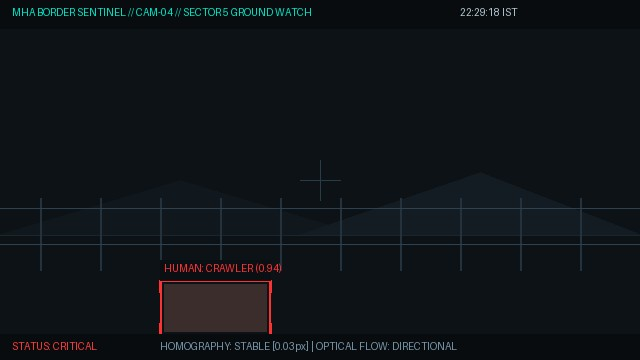
#> input picture backend/snapshots/sample_crawler_04.jpg, 640 x 360 px
$ python -i pipeline.py   (imports and definitions only)   (older library calls are emulated)
#> lines starting #> are read from the running program, lines starting #| are printed output that depends on the picture
#> in process_video, prev_frame is the input picture: shape (360, 640, 3); mean B, G, R 24.2, 20.1, 15.4
### tripwire_engine.py
"""
tripwire_engine.py
Feature 2: Virtual Tripwire & Geofenced Security Zone Engine for Border Sentinel AI.

Provides:
1. Calibrated Virtual Tripwire line definition (TW-01 North Ridge).
2. Target ground-contact point calculation & signed perimeter penetration distance.
3. Multi-zone spatial classification (Red Zone Alpha, Amber Buffer, Green Safe Zone).
4. Explainable XAI breakdown generation for border security personnel.
5. Tactical HUD rendering of the laser tripwire with dynamic breach states.
"""

from dataclasses import dataclass
import cv2
import numpy as np


@dataclass
class ZoneVerdict:
    zone_name: str
    threat_level: str
    is_breach: bool
    penetration_depth_m: float
    approach_margin_m: float
    xai_explanation: str


class LowLightEnhancer:
    """
    Conditionally enhances visibility in dark surveillance frames using
    adaptive gamma correction and CLAHE in LAB space.
    Employs Schmitt-trigger hysteresis to eliminate on/off flickering in transition zones.
    """
    # [33 lines left out: functions __init__, process, not called in this run]


class ThermalNormalizer:
    """
    Feature 2: Thermal Input Support for Border Sentinel AI.
    Normalizes single-channel thermal / Long-Wave Infrared (LWIR) surveillance frames
    into standard pipeline representations.

    Capabilities:
    1. Input format normalization: Accepts single-channel 8-bit (0-255), 16-bit radiometric
       data, or 3-channel grayscale BGR arrays.
    2. Dynamic Range Expansion: Applies contrast-limited adaptive histogram equalization
       tuned specifically for thermal gradients (separating 37°C body/engine heat signatures
       from ambient background terrain).
    3. Output generation:
       - processed_gray: Standard single-channel uint8 array for downstream align_frames()
         and compute_change_mask().
       - display_bgr: Radiometric thermal pseudo-coloring (Inferno/Ironbow palette) for C2
         operator visualization and live streaming, with thermal telemetry badge.

    Honesty / Prototype Note:
    Designed for simulated and FLIR sample thermal imagery. Does not claim direct
    radiometric calibration with live proprietary thermal camera hardware.
    """
    def __init__(self, colormap: int = cv2.COLORMAP_INFERNO, clip_limit: float = 3.2):
        self.colormap = colormap
        self.clahe = cv2.createCLAHE(clipLimit=clip_limit, tileGridSize=(8, 8))

    # [46 lines left out: functions process, is_thermal_frame, not called in this run]


class VirtualTripwire:
    """
    Evaluates target intrusions across a defined border virtual tripwire.
    Uses normalized coordinates (0.0 - 1.0) so it automatically scales
    across any video resolution (720p, 1080p, 4K).
    """

    def __init__(
        self,
        name: str = "TW-01",
        p1_norm: tuple[float, float] = (0.05, 0.62),
        p2_norm: tuple[float, float] = (0.95, 0.54),
        buffer_margin_px: float = 45.0,
        px_per_meter: float = 22.0,
    ):
        self.name = name
        self.p1_norm = p1_norm
        self.p2_norm = p2_norm
        self.buffer_margin_px = buffer_margin_px
        self.px_per_meter = px_per_meter

    # [110 lines left out: functions get_pixel_endpoints, evaluate_target, draw_hud_tripwire, not called in this run]

### pipeline.py
"""
pipeline.py
Enhanced Border Sentinel CV Pipeline:
  1. Camera jitter compensation using Affine Partial 2D / Homography.
  2. Gaussian-filtered change detection with edge-border margin masking.
  3. Spatial intersection check between YOLO bounding boxes and change contours.
  4. Multi-heuristic explainable classifier (solidity, fragmentation, compactness, aspect ratio).
  5. Detailed metric telemetry per region to enable real-data threshold tuning.
"""

import argparse
from collections import deque
from datetime import datetime
import os

import cv2
import numpy as np

from tripwire_engine import ThermalNormalizer, VirtualTripwire

try:
    from ultralytics import YOLO
    MODEL = YOLO("yolov8n.pt")
except (ImportError, Exception) as e:
    MODEL = None
    print(f"[INFO] Running in heuristic-only mode (YOLO unavailable: {e})")

WEAPON_MODEL = None
WEAPON_MODEL_PATHS = [
    "yolov8s-weapon-finetuned.pt",
    os.path.join("weights", "yolov8s-weapon-finetuned.pt"),
    os.path.join(os.getcwd(), "yolov8s-weapon-finetuned.pt"),
]
# [11 lines not run here, left out]

# Allowed classes for surveillance alerts (COCO: 0=person, 2=car, 3=motorcycle, 5=bus, 7=truck)
TARGET_CLASSES = {0: "person", 2: "car", 3: "motorcycle", 5: "bus", 7: "truck"}

ORB = cv2.ORB_create(500)
BF_MATCHER = cv2.BFMatcher(cv2.NORM_HAMMING, crossCheck=True)
CLAHE = cv2.createCLAHE(clipLimit=2.2, tileGridSize=(8, 8))


import time

_BACKEND_ONLINE = None
_LAST_BACKEND_CHECK = 0.0


# [81 lines left out: functions is_backend_online, send_alert_to_api, detect_weapon_objects, send_weapon_alert_to_api, send_frame_to_stream, not called in this run]


class LowLightEnhancer:
    """
    Conditionally enhances visibility in dark surveillance frames using
    adaptive gamma correction and CLAHE in LAB space.
    Employs Schmitt-trigger hysteresis to eliminate on/off flickering in transition zones.
    """
    def __init__(self, low_thresh: float = 50.0, high_thresh: float = 65.0, clip_limit: float = 2.2, gamma: float = 1.35):
        self.low_thresh = low_thresh
        self.high_thresh = high_thresh
        self.clip_limit = clip_limit
        self.gamma = gamma
        self.is_active = False
        self.clahe = cv2.createCLAHE(clipLimit=clip_limit, tileGridSize=(8, 8))

        # Precompute gamma lookup table for zero-overhead performance
        inv_gamma = 1.0 / gamma
        self.gamma_lut = np.array([((i / 255.0) ** inv_gamma) * 255 for i in range(256)]).astype(np.uint8)

    def process(self, frame_bgr: np.ndarray) -> tuple[np.ndarray, np.ndarray, bool, float]:
        """
        Returns:
            enhanced_bgr: Enhanced BGR frame (or original if daylight)
            enhanced_gray: Enhanced grayscale frame for alignment/change detection
            is_active: Boolean indicating whether low-light mode is active
            mean_lum: Raw measured mean luminance of incoming frame (0-255)
        """
        gray = cv2.cvtColor(frame_bgr, cv2.COLOR_BGR2GRAY)
        mean_lum = float(np.mean(gray))
#> mean_lum = 19.21

        # Hysteresis state machine (Schmitt trigger)
        if self.is_active:
            # Active state: only disengage if scene brightness rises firmly above high_thresh
            if mean_lum > self.high_thresh:
                self.is_active = False
        else:
            # Inactive state: only engage if scene brightness drops firmly below low_thresh
            if mean_lum < self.low_thresh:
                self.is_active = True

        if not self.is_active:
            return frame_bgr, gray, False, mean_lum

        # Step 1: Gamma expansion to lift deep shadows without blowing highlights
        gamma_bgr = cv2.LUT(frame_bgr, self.gamma_lut)
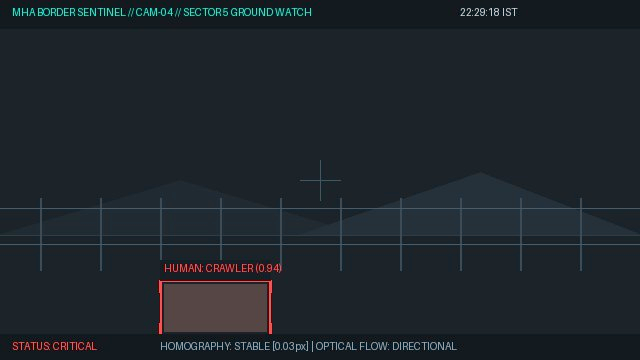
#> gamma_bgr: shape (360, 640, 3); mean B, G, R 43.3, 37.4, 30.4

        # Step 2: CLAHE on L-channel in CIELAB color space (preserves chromatic balance)
        lab = cv2.cvtColor(gamma_bgr, cv2.COLOR_BGR2LAB)
#> lab: shape (360, 640, 3); mean of channels 0, 1, 2 36.8, 127, 123.1
        l_channel, a_channel, b_channel = cv2.split(lab)
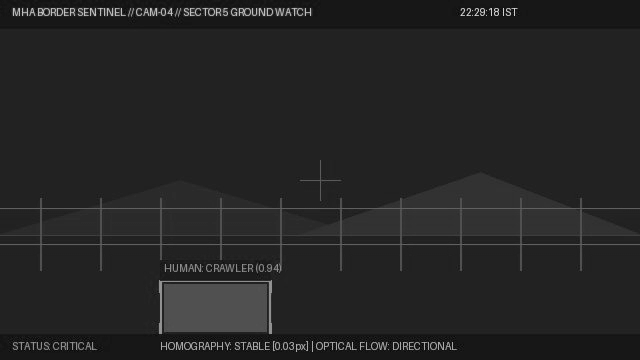
#> l_channel: shape (360, 640); min 0, max 216, mean 36.8
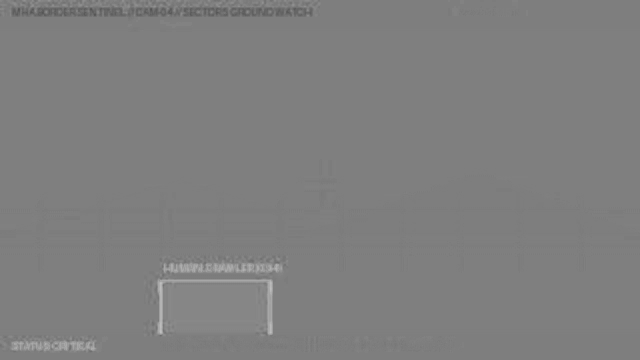
#> a_channel: shape (360, 640); min 84, max 192, mean 127
        enhanced_l = self.clahe.apply(l_channel)
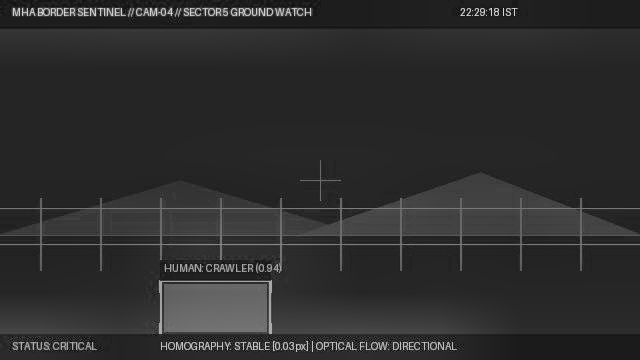
#> enhanced_l: shape (360, 640); min 1, max 222, mean 45.5
        enhanced_lab = cv2.merge((enhanced_l, a_channel, b_channel))
#> enhanced_lab: shape (360, 640, 3); mean of channels 0, 1, 2 45.5, 127, 123.1
        enhanced_bgr = cv2.cvtColor(enhanced_lab, cv2.COLOR_LAB2BGR)
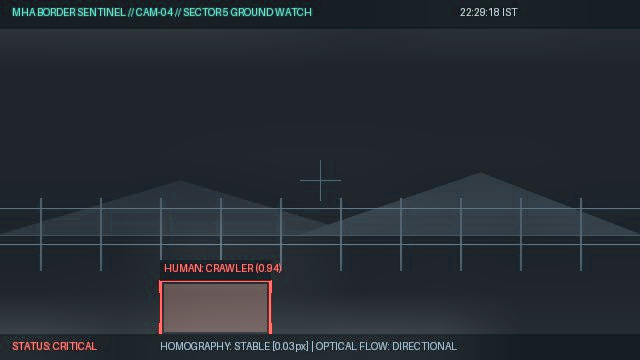
#> enhanced_bgr: shape (360, 640, 3); mean B, G, R 50.8, 44.7, 38.2
        enhanced_gray = cv2.cvtColor(enhanced_bgr, cv2.COLOR_BGR2GRAY)

        return enhanced_bgr, enhanced_gray, True, mean_lum


def align_frames(prev_gray, curr_gray):
    """Align curr to prev using Partial Affine (rotation + translation)
    to handle camera jitter without projective shear distortion."""
    kp1, des1 = ORB.detectAndCompute(prev_gray, None)
    kp2, des2 = ORB.detectAndCompute(curr_gray, None)

    if des1 is None or des2 is None or len(kp1) < 10 or len(kp2) < 10:
        return curr_gray

    matches = BF_MATCHER.match(des1, des2)
    matches = sorted(matches, key=lambda m: m.distance)[:80]

    if len(matches) < 8:
        return curr_gray

    src_pts = np.float32([kp1[m.queryIdx].pt for m in matches]).reshape(-1, 1, 2)
    dst_pts = np.float32([kp2[m.trainIdx].pt for m in matches]).reshape(-1, 1, 2)

    # Partial Affine is much less prone to crazy warping than 8-DOF homography
    M, inliers = cv2.estimateAffinePartial2D(dst_pts, src_pts, method=cv2.RANSAC, ransacReprojThreshold=4.0)
    if M is None:
        return curr_gray

    h, w = prev_gray.shape
    aligned = cv2.warpAffine(curr_gray, M, (w, h), borderMode=cv2.BORDER_REPLICATE)
    return aligned


def _preprocess_input_frame(frame, input_mode, enhancer, thermal_normalizer):
    """Return display BGR, processing grayscale, low-light state, and luminance."""
    if not isinstance(frame, np.ndarray) or frame.size == 0:
        raise ValueError("Input frame must be a non-empty NumPy array.")

    if input_mode == "THERMAL":
        display_bgr, processed_gray = thermal_normalizer.process(frame)
        return display_bgr, processed_gray, False, float(np.mean(processed_gray))

    if input_mode != "RGB":
        raise ValueError("input_mode must be 'RGB' or 'THERMAL'.")
    if frame.ndim != 3 or frame.shape[2] != 3 or frame.dtype != np.uint8:
        raise ValueError("RGB input must be an 8-bit, three-channel BGR frame.")

    return enhancer.process(frame)


def compute_change_mask(prev_gray, aligned_curr_gray, thresh=28, blur_ksize=5, border_margin=18, min_area=600, min_dim=30):
    """Gaussian blur + frame differencing with border exclusion to avoid warping artifacts."""
    prev_blurred = cv2.GaussianBlur(prev_gray, (blur_ksize, blur_ksize), 0)
    curr_blurred = cv2.GaussianBlur(aligned_curr_gray, (blur_ksize, blur_ksize), 0)

    diff = cv2.absdiff(prev_blurred, curr_blurred)
    _, mask = cv2.threshold(diff, thresh, 255, cv2.THRESH_BINARY)
    mask = cv2.morphologyEx(mask, cv2.MORPH_OPEN, np.ones((3, 3), np.uint8))

    # Mask out border edges to avoid false positives from warp boundaries
    h, w = mask.shape
    mask[:border_margin, :] = 0
    mask[-border_margin:, :] = 0
    mask[:, :border_margin] = 0
    mask[:, -border_margin:] = 0

    raw_contours, _ = cv2.findContours(mask, cv2.RETR_EXTERNAL, cv2.CHAIN_APPROX_SIMPLE)
    raw_contours = [c for c in raw_contours if cv2.contourArea(c) > 20]

    merged_mask = cv2.dilate(mask, np.ones((7, 7), np.uint8), iterations=2)
    merged_contours, _ = cv2.findContours(merged_mask, cv2.RETR_EXTERNAL, cv2.CHAIN_APPROX_SIMPLE)

    # Filter using adaptive min_area and min_dim
    merged_contours = [
        c for c in merged_contours
        if cv2.contourArea(c) >= min_area and max(cv2.boundingRect(c)[2], cv2.boundingRect(c)[3]) >= min_dim
    ]

    return merged_mask, merged_contours, raw_contours


# [33 lines left out: functions count_fragments_inside, check_bbox_overlap, not called in this run]


class SceneTracker:
    """
    Tracks detected motion regions across temporal frames to distinguish:
      - Stationary parked cars / surface reflections (zero displacement over multiple frames).
      - Moving pedestrians (compact moving targets with active spatial displacement).
      - Moving vehicles and sweeping headlight beams (large scale + active displacement).
    """
    def __init__(self, max_dist=40):
        self.tracks = {}
        self.next_id = 0
        self.max_dist = max_dist

    # [128 lines left out: functions update, classify_track, not called in this run]


def process_video(path, show_live=True, input_mode="RGB"):
    """
    Process video stream or file frame-by-frame with telemetry logging
    and real-time on-screen visual detection overlay.
    """
    input_mode = input_mode.upper() if isinstance(input_mode, str) else input_mode
    if input_mode not in ("RGB", "THERMAL"):
        raise ValueError("input_mode must be 'RGB' or 'THERMAL'.")

    cap = cv2.VideoCapture(path)
    if not cap.isOpened():
        cap.release()
        print(f"Could not open or read video at '{path}'.")
        return []

    ret, prev_frame = cap.read()
    if not ret:
        cap.release()
        print(f"Could not open or read video at '{path}'.")
        return []

    fps = cap.get(cv2.CAP_PROP_FPS)
    fps = fps if fps > 0 else 30.0
    delay_ms = max(1, int(1000 / fps))

    # Normalize temporal stride across camera frame rates (~80-100ms window)
    stride = max(1, round(fps / 12.0))

    # Sample initial lighting level and initialize LowLightEnhancer with hysteresis
    enhancer = LowLightEnhancer(low_thresh=50.0, high_thresh=65.0, clip_limit=2.2, gamma=1.35)
    thermal_normalizer = ThermalNormalizer()
    tripwire = VirtualTripwire(name="TW-01", p1_norm=(0.05, 0.62), p2_norm=(0.95, 0.54))
    init_bgr, init_gray, is_low_light, mean_lum = _preprocess_input_frame(
        prev_frame, input_mode, enhancer, thermal_normalizer
    )
#> is_low_light = True; mean_lum = 19.21
    is_high_altitude = is_low_light or (fps > 45.0)
#> is_high_altitude = True

    # Adaptive CV parameters
    thresh = 18 if is_low_light else 28
#> thresh = 18
    min_area = 220 if is_high_altitude else 600
#> min_area = 220
    min_dim = 16 if is_high_altitude else 30
#> min_dim = 16

    print(f"Processing video: {path}")
    print(f"Input mode: {input_mode}")
    print(f"FPS: {fps:.1f} | Dynamic Stride: {stride} frames (~{stride/fps*1000:.1f}ms window)")
    if input_mode == "THERMAL":
        print("Architecture-level thermal-input support; sample imagery only, not live-camera validation.")
    if is_low_light:
        print(f"[NIGHT VISION ENGAGED] Low-light scene detected (Mean Lum: {mean_lum:.1f}/255). Hysteresis + CLAHE active.")
#| [NIGHT VISION ENGAGED] Low-light scene detected (Mean Lum: 19.2/255). Hysteresis + CLAHE active.
    if is_high_altitude:
        print(f"[HIGH-ALTITUDE PERSPECTIVE MODE] Scaled for distant targets & high elevations (e.g. 12th floor).")
    print("Controls: Press [SPACE] to pause/resume, [Q] to exit live view.")
    print("=" * 70)

    tracker = SceneTracker()
    frame_buffer = deque(maxlen=stride + 1)
    frame_idx = 0
    alerts = []

    while True:
        ret, curr_frame = cap.read()
        if not ret:
            break
        frame_idx += 1

        # Normalize at the input boundary; downstream algorithms remain shared.
        enhanced_bgr, processed_gray, is_low_light, mean_lum = _preprocess_input_frame(
            curr_frame, input_mode, enhancer, thermal_normalizer
        )
        is_high_altitude = is_low_light or (fps > 45.0)
        thresh = 18 if is_low_light else 28
        min_area = 220 if is_high_altitude else 600
        min_dim = 16 if is_high_altitude else 30

        frame_buffer.append(processed_gray)
        if len(frame_buffer) <= stride:
            continue

        ref_gray = frame_buffer[0]

        # 1. Align current frame to the reference frame
        aligned = align_frames(ref_gray, processed_gray)

        # 2. Extract change mask and contours with adaptive parameters
        mask, contours, raw_contours = compute_change_mask(
            ref_gray, aligned, thresh=thresh, min_area=min_area, min_dim=min_dim
        )

        # 3. Object detection on the current frame (enhanced in dark scenes)
        yolo_detections = []
#> (the run stopped early here; a loop or call above may not have finished)

$ run again, on backend/snapshots/sample_foliage_03.jpg
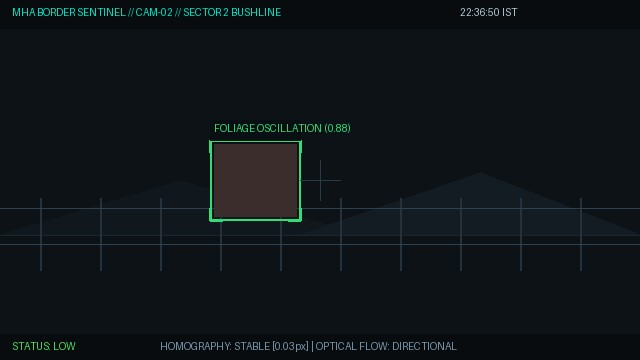
#> input picture backend/snapshots/sample_foliage_03.jpg, 640 x 360 px
#> in process_video, prev_frame is the input picture: shape (360, 640, 3); mean B, G, R 24.5, 21, 15
#> in process, `mean_lum = float(np.mean(gray))`: mean_lum = 19.63
#> lab: shape (360, 640, 3); mean of channels 0, 1, 2 37.4, 126.3, 123.2
#> in process, `l_channel, a_channel, b_channel = cv2.split(lab)`:
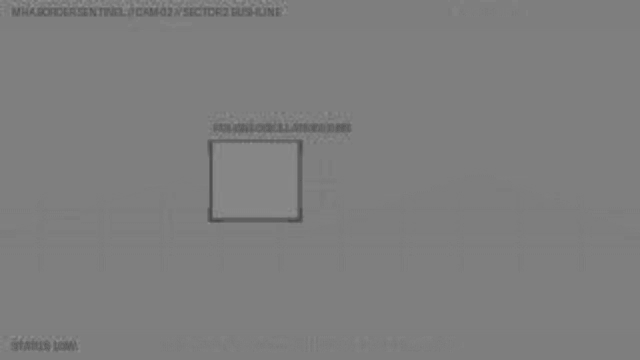
#> a_channel: shape (360, 640); min 71, max 146, mean 126.3
#> enhanced_lab: shape (360, 640, 3); mean of channels 0, 1, 2 46.2, 126.3, 123.2
#> in process, `enhanced_bgr = cv2.cvtColor(enhanced_lab, cv2.COLOR_LAB2BGR)`:
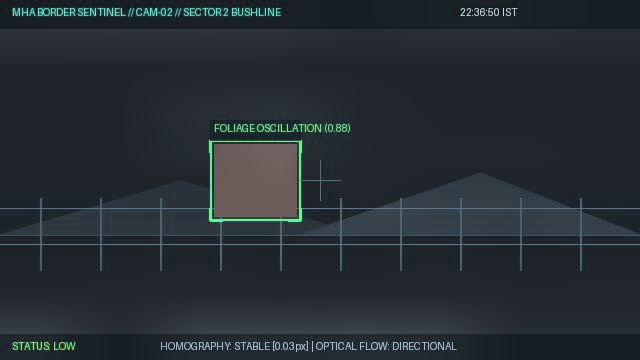
#> enhanced_bgr: shape (360, 640, 3); mean B, G, R 51.2, 45.7, 37.7
#> in process_video, `init_bgr, init_gray, is_low_light, mean_lum = _preprocess_input_frame(..`: is_low_light = True; mean_lum = 19.63
#> is_high_altitude = True
#> thresh = 18
#> min_area = 220
#> min_dim = 16
#| [NIGHT VISION ENGAGED] Low-light scene detected (Mean Lum: 19.6/255). Hysteresis + CLAHE active.

$ run again, on backend/snapshots/sample_intruder_01.jpg
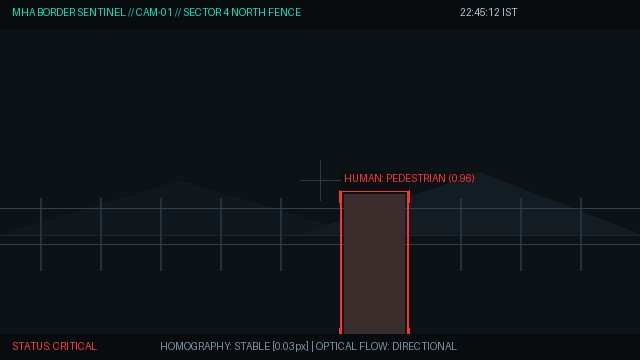
#> input picture backend/snapshots/sample_intruder_01.jpg, 640 x 360 px
#> in process_video, prev_frame is the input picture: shape (360, 640, 3); mean B, G, R 24.4, 20.4, 16.4
#> in process, `mean_lum = float(np.mean(gray))`: mean_lum = 19.71
#> lab: shape (360, 640, 3); mean of channels 0, 1, 2 37.5, 127.3, 123.4
#> in process, `l_channel, a_channel, b_channel = cv2.split(lab)`:
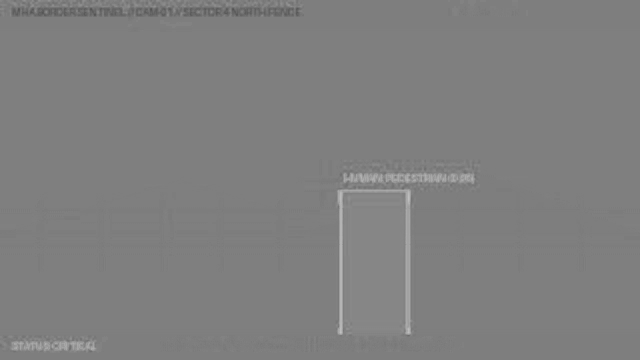
#> a_channel: shape (360, 640); min 84, max 193, mean 127.3
#> enhanced_lab: shape (360, 640, 3); mean of channels 0, 1, 2 46.5, 127.3, 123.4
#> in process, `enhanced_bgr = cv2.cvtColor(enhanced_lab, cv2.COLOR_LAB2BGR)`:
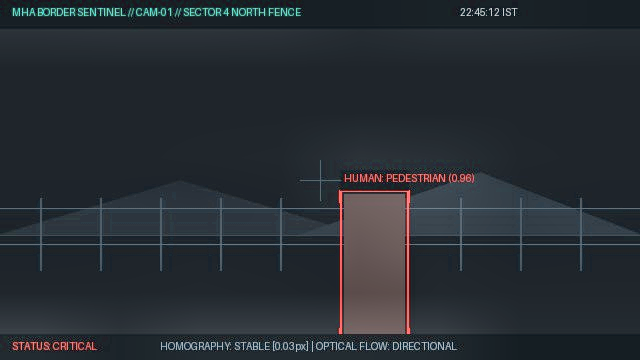
#> enhanced_bgr: shape (360, 640, 3); mean B, G, R 51.3, 45.3, 39.6
#> in process_video, `init_bgr, init_gray, is_low_light, mean_lum = _preprocess_input_frame(..`: is_low_light = True; mean_lum = 19.71
#> is_high_altitude = True
#> thresh = 18
#> min_area = 220
#> min_dim = 16
#| [NIGHT VISION ENGAGED] Low-light scene detected (Mean Lum: 19.7/255). Hysteresis + CLAHE active.
